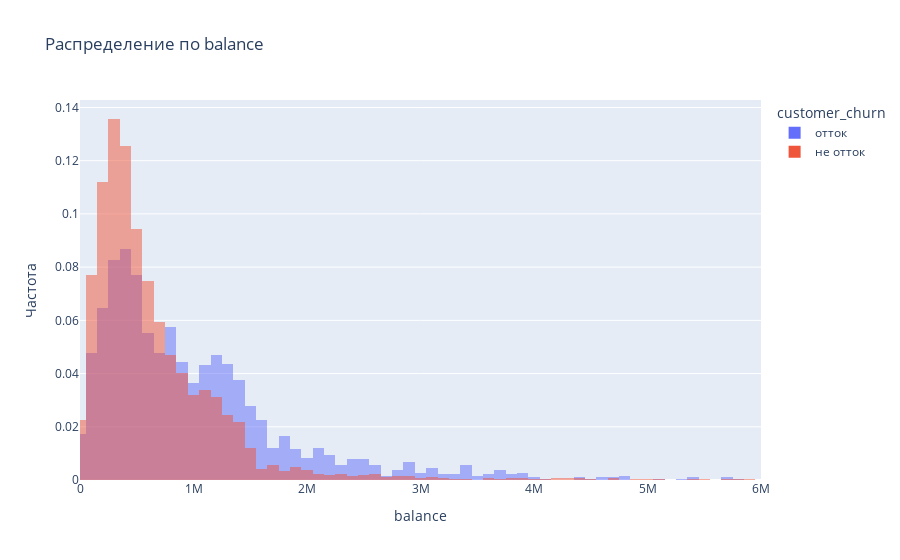

The code cell stored with this chart in its notebook:
### Markdown cell above
Построим график распределения ушедших и оставшихся клиентов в зависимости от баланса.  
На гистограмме отобразим клиентов с балансом до 6 млн., поскольку клиенты с большим балансом в банке встречаются редко.

### Code cell
hist_attribute('balance', 0, 6000000, 1500)

### Figure 1 — Plotly figure (JSON) as saved in the notebook; plotly's stock layout.template omitted (floating-point values rounded to 4 significant figures; data arrays with more than 128 entries replaced by an {"elided": "..."} marker saying what was removed)
{"data": [{"alignmentgroup": "True", "bingroup": "x", "histnorm": "probability", "hovertemplate": "customer_churn=отток<br>balance=%{x}<br>probability=%{y}<extra></extra>", "legendgroup": "отток", "marker": {"color": "#636efa", "opacity": 0.5, "pattern": {"shape": ""}}, "name": "отток", "nbinsx": 1500, "offsetgroup": "отток", "orientation": "v", "showlegend": true, "type": "histogram", "x": {"elided": "1818 float values"}, "xaxis": "x", "yaxis": "y"}, {"alignmentgroup": "True", "bingroup": "x", "histnorm": "probability", "hovertemplate": "customer_churn=не отток<br>balance=%{x}<br>probability=%{y}<extra></extra>", "legendgroup": "не отток", "marker": {"color": "#EF553B", "opacity": 0.5, "pattern": {"shape": ""}}, "name": "не отток", "nbinsx": 1500, "offsetgroup": "не отток", "orientation": "v", "showlegend": true, "type": "histogram", "x": {"elided": "8155 float values"}, "xaxis": "x", "yaxis": "y"}], "layout": {"barmode": "overlay", "legend": {"title": {"text": "customer_churn"}, "tracegroupgap": 0}, "title": {"text": "Распределение по balance"}, "xaxis": {"anchor": "y", "domain": [0, 1], "range": [0, 6000000], "title": {"text": "balance"}}, "yaxis": {"anchor": "x", "domain": [0, 1], "title": {"text": "Частота"}}}}
